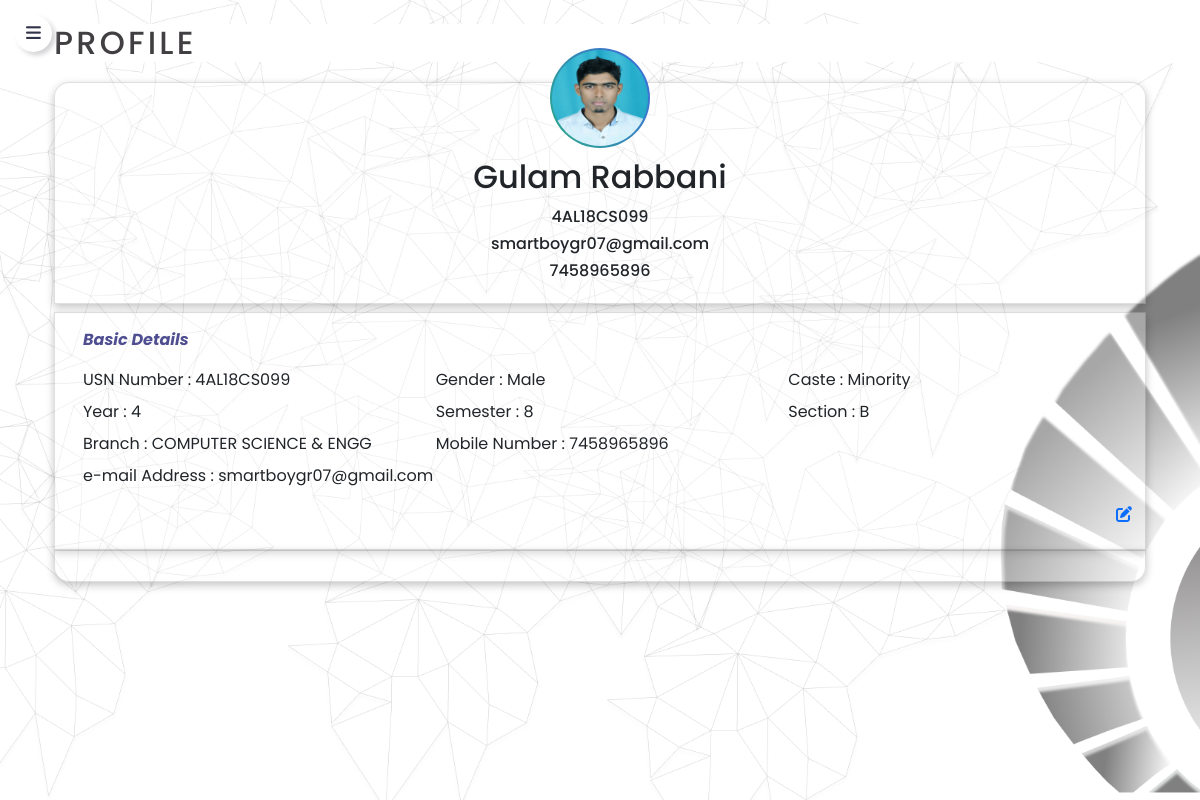
/Student_Dashboard_Panel/profile.php (signed in), run on an earlier commit of the app's database.
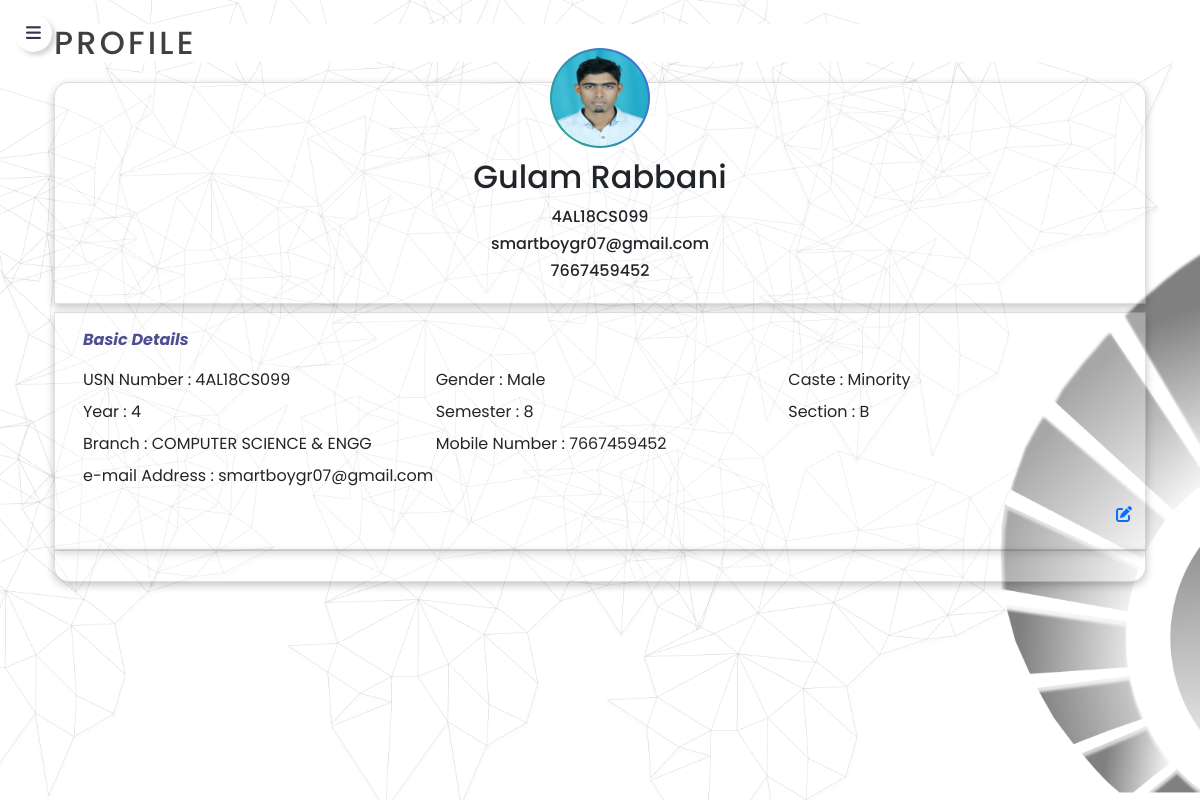
And on a later commit of the database.
### tables this page shows
CREATE TABLE `users` (
  `id` int(11) NOT NULL,
  `username` varchar(100) NOT NULL,
  `passwd` varchar(100) NOT NULL,
  `first_name` varchar(100) NOT NULL,
  `last_name` varchar(100) NOT NULL,
  `gender` text NOT NULL,
  `caste` varchar(20) NOT NULL,
  `email` varchar(100) NOT NULL,
  `dept` text NOT NULL,
  `year` tinyint(4) NOT NULL,
  `semester` int(11) NOT NULL,
  `section` char(1) NOT NULL,
  `phone` char(10) NOT NULL,
  `dp` varchar(255) NOT NULL,
  `created_at` timestamp NOT NULL DEFAULT current_timestamp() ON UPDATE current_timestamp()
);

CREATE TABLE `display_pic` (
  `username` varchar(255) NOT NULL,
  `dp` varchar(255) NOT NULL
);

### Student_Dashboard_Panel/profile.php (the view, shortened to what this page needs)
<?php
include("sidebar-layout.php");
require_once("../db/config.php");
$img_path = 'https://www.nautec.com/wp-content/uploads/2018/04/placeholder-person.png';
$p1 = 'SELECT * FROM display_pic where username="' . $_SESSION["username"] . '"';
$res9 = $link->query($p1);
if (mysqli_num_rows($res9) > 0) {
  $res9 = mysqli_fetch_assoc($res9);
  $img_path = $res9["dp"];
}
$username = $_SESSION['username'];
$sql = "SELECT * FROM users WHERE username = '$username'";
$result = $link->query($sql);
foreach ($result as $row) {
?>
  <section>
    <div class="container p-4">
      <h2 style="letter-spacing: 0.2rem; background:rgba(255,255,255, 1); color: #413F42;">PROFILE</h2>
      <div class="card card-img">
        <div id="img-wrapper">
          <img id="profile_pich" src="<?php echo $img_path ?>" alt="">
        </div>
        <h2><?php echo ucwords($row['first_name']); ?> <?php echo $row['last_name']; ?></h2>
        <h6><?php echo strtoupper($row['username']); ?></h6>
        <h6><?php echo $row['email']; ?></h6>
        <h6><?php echo $row['phone']; ?></h6>
      </div>
      <div class="card mt-2">
        <div class="row mx-3">
          <p><i class="fw-bold" style="color: #4E4E91;">Basic Details</i></p>
          <div class="col col-lg-4 col-12 mb-2">USN Number : <span><?php echo strtoupper($row['username']); ?></span>
          </div>
          <div class="col col-lg-4 col-12 mb-2">Gender : <span><?php echo $row['gender']; ?></span>
          </div>
          <div class="col col-lg-4 col-12 mb-2">Caste : <span><?php echo $row['caste']; ?></span>
          </div>
          <div class="col col-lg-4 col-12 mb-2">Year : <span><?php echo $row['year']; ?></span>
          </div>
          <div class="col col-lg-4 col-12 mb-2">Semester : <span><?php echo $row['semester']; ?></span>
          </div>
          <div class="col col-lg-4 col-12 mb-2">Section : <span><?php echo strtoupper($row['section']); ?></span>
          </div>
          <div class="col col-lg-4 col-12 mb-2">Branch : <span><?php echo $row['dept']; ?></span>
          </div>
          <div class="col col-lg-4 col-12 mb-2">Mobile Number : <span><?php echo $row['phone']; ?></span>
          </div>
          <div class="col col-lg-8 col-12 mb-2">e-mail Address : <span><?php echo $row['email']; ?></span>
          </div>
        </div>
        <span>
          <button class="btn" style="float: right;"><a href="update-profile.php"><i class="fas fa-edit"></i></a></button>
        </span>
      </div>
      <div class="card card-details">
      </div>
    </div>
  </section>
<?php
}
?>

### Student_Dashboard_Panel/sidebar-layout.php (shortened to what this page needs)
<?php
require_once("../db/config.php");
$username = $_SESSION['username'];
$sql = "SELECT * FROM users WHERE username = '$username'";
$result = $link->query($sql);
foreach ($result as $row) {
?>
  <!DOCTYPE html>
  <html lang="en" dir="ltr">
  <head>
    <link href="https://cdn.jsdelivr.net/npm/bootstrap@5.1.3/dist/css/bootstrap.min.css" rel="stylesheet" />
    <link rel="stylesheet" href="https://cdnjs.cloudflare.com/ajax/libs/font-awesome/6.1.1/css/all.min.css" />
    <link rel="stylesheet" href="https://cdn.jsdelivr.net/npm/bootstrap-icons@1.8.1/font/bootstrap-icons.css">
    <link rel="stylesheet" href="../assets/style/style_std.css">
  </head>
  <body>
    <label class="button bars" for="check"><i class="fas fa-bars"></i></label>
    <div class="toast-container">
      <div class="position-fixed top-0 end-0 p-3" style="z-index: 999;">
      </div>
    </div>
  <?php
}
  ?>
  </body>
  </html>

### assets/style/style_std.css (style rules this page uses)
* { margin: 0; padding: 0; box-sizing: border-box; font-family: 'Poppins',sans-serif; }
body { background: #ecf0f3; }
.button { font-size: 17px; color: #31344b; box-shadow: -3px -3px 7px #ffffff, 3px 3px 5px #ceced1; height: 37px; width: 37px; border-radius: 50%; text-align: center; line-height: 37px; cursor: pointer; transition: all 0.3s ease; }
.bars { position: absolute; left: 15px; top: 15px; }
section { background-image: url(../img/bg.png); background-repeat: repeat-y; background-position: center; background-size: cover; height: 100vh; transition: all .5s; }

### Student_Dashboard_Panel/profile.php (style rules this page uses)
.card { display: flex; flex-direction: column; box-shadow: rgba(0, 0, 0, 0.24) 0px 3px 8px; padding-top: 15px; border-radius: 0 0 0 0; padding-bottom: 15px; background: rgba(255, 255, 255, 0.3); }
.card-img { align-items: center; border-radius: 15px 15px 0 0; margin-top: 20px; }
.card-details { border-radius: 0 0 15px 15px; }
.card img { width: 100px; height: 100px; border-radius: 50%; background-image: linear-gradient(60deg, #2AAA8A, #4169E1); padding: 2px; margin-top: -50px; }
.card h2 { margin: 10px 0; }

What changed in the data, as far as the page shows it:
changed users "Gulam": phone "7458965896" → "7667459452"
